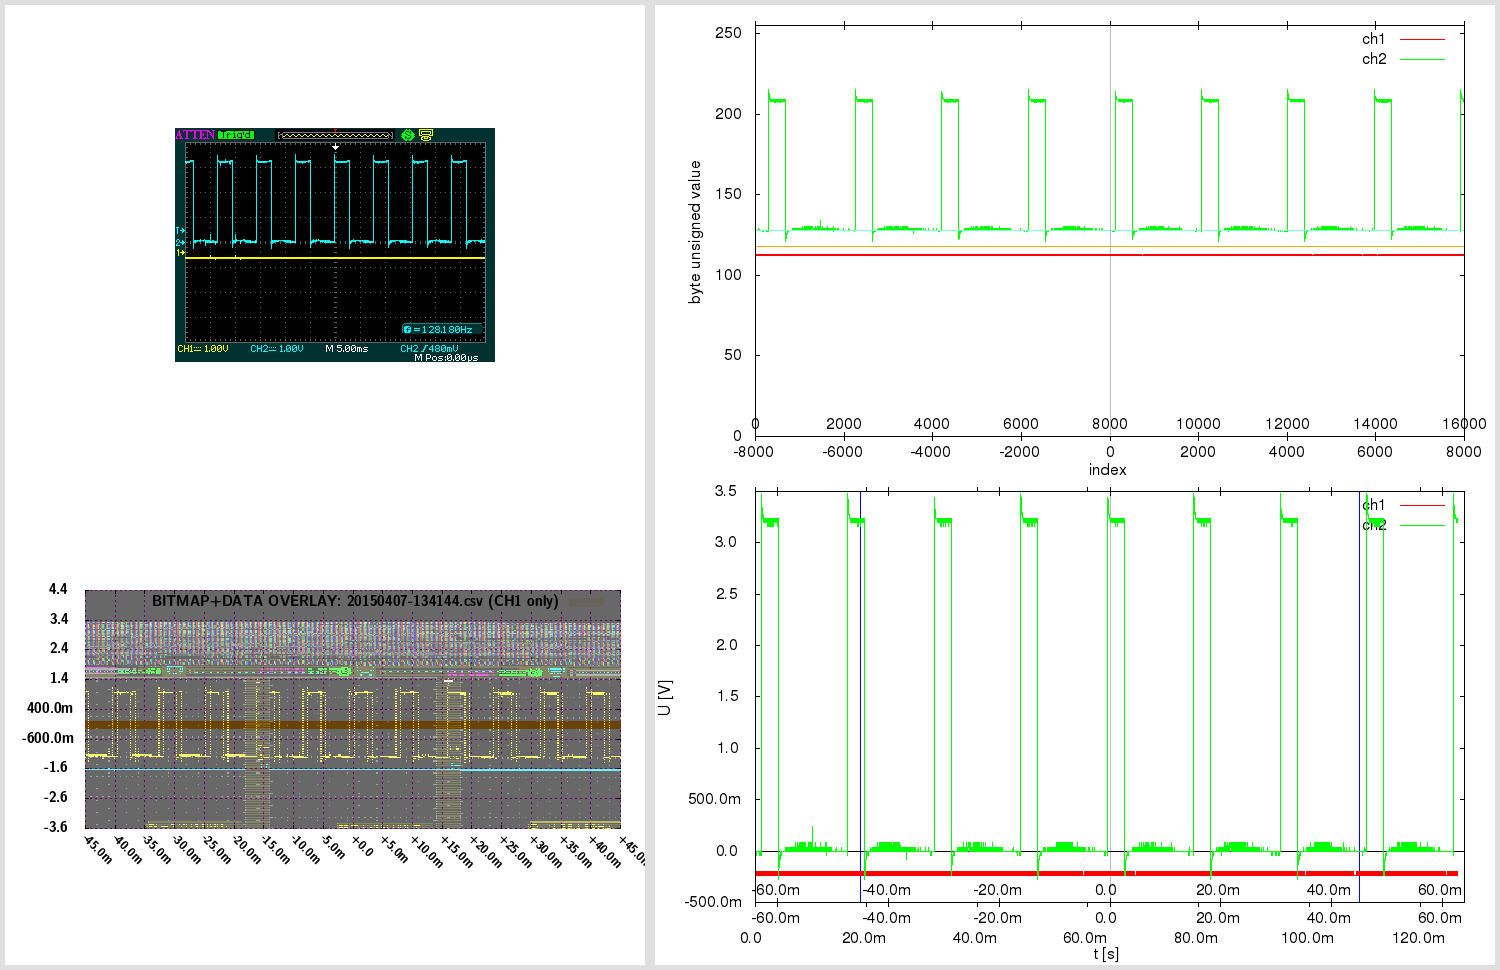

Write the gnuplot code that produced this figure.

# 20150407-134144.gnuplot [generated by /home/warreee/attenload/adsparse-wave.pl]
# single gnuplot file, with two potentially independent scripts
# generates three plots: one based on integer, other based on real (SI) values
# and one bitmap overlay - and then montages them using ImageMagick

# attengrab .csv can just be centered (over t)
# -> the x=0 (t=0) will correspond to scope center
# (but .DAV/.CSV will also need extra sample alignment)

# in Linux, to see available fonts, do:
# fc-list --verbose | grep 'fullname:' | less
# the two fonts used here:
# LMSansDemiCond10-Regular or "Latin Modern Sans Demi Cond"; and Helvetica
# Helvetica doesn't even get reported on my system:
# $ fc-list --verbose | grep 'fullname:' | grep -i 'Helvetica\|Demi Cond'
#	fullname: "LM Sans Demi Cond 10 Regular"(s) "LMSansDemiCond10-Regular"(s)


print "Gnuplotting..."

## "master settings" (shared between both parts of script)

# line color - specified by linestyles
set style line 1 linetype 1 linecolor rgb "red"
set style line 2 linetype 1 linecolor rgb "green"
set style line 3 linetype 1 linecolor rgb "orange"
set style line 4 linetype 1 linecolor rgb "aquamarine"
set style line 5 linetype -1 linecolor rgb "black"
set style line 6 linetype -1 linecolor rgb "gray"
set style line 7 linetype 1 linecolor rgb "blue"


# VARIABLES ########### ########### ###########

fnbase="20150407-134144"
fn_bmp = fnbase . ".bmp"
fn_pngr = fnbase . "_r.png"
fn_pngi = fnbase . "_i.png"
fn_pngov = fnbase . "_ov.png"
fn_pngt = fnbase . "_tmp.png"
fn_pngo = fnbase . ".png"

# scope screen(shot) properties
tdiv = 0.005          # T/DIV (50e-9)
toffs = 0        # time offset (scope) (200e-9)
vdiv1 = 1        # V/DIV CH1 (500e-3)
vdiv2 = 1         # V/DIV CH2 (50e-3)
voffs1 = -0.4         # volt offset CH1 (-1.5)
voffs2 = 0       # volt offset CH2 (100e-3)
sampintp  = 8e-06    # (500e-12)
sampintf  = 1/sampintp
sratacqf  = 125000      # (250e6)
sratacqp  = 1/sratacqf
#osf = 1.0    # oversample factor (multiplies .CSV and .DAV time domain) # unused here
adsFactor = 1.28

# (edges of current capture and divisions)
scope_hdiv=18
scope_vdiv=8
# enforce floating point (see below)
scope_trange = scope_hdiv*tdiv*1.0    # (900e-9)
scope_left=toffs-(scope_trange/2)     # (-250e-9)
scope_right=toffs+(scope_trange/2)    # (650e-9)
scope_bottom=-voffs1-(scope_vdiv*vdiv1/2) # -500e-3
scope_top=-voffs1+(scope_vdiv*vdiv1/2)    # 3.5

totalch1Vspan=scope_vdiv*vdiv1
totalch2Vspan=scope_vdiv*vdiv2
ch1Vcoeff = adsFactor*totalch1Vspan/(2**8)
ch2Vcoeff = adsFactor*totalch2Vspan/(2**8)

voffs1int = voffs1/ch1Vcoeff  # -10
voffs2int = voffs2/ch2Vcoeff  # 0

acsv_fn = fnbase . '.csv' # '20130020-013902.csv' # from attenload tmp_wav
acsz=16000         # tmp_wav/.csv size (900)
fts=8e-06         # final timestep (sampling period)
# here scope_trange could be 18*1, with acsz 16000;
# if as integer, 18/16000 would be 0 - enforce floating point
# above enforcing scope_trange to float doesn't work,
# must again here:
tdivp = 1.0*scope_trange/acsz   # sampling rate, based on scope range and numsamples in tmp (1ns)
tdivf = 1/tdivp             # freq based on that sampling rate

# just in case - not needed usually:
triglevel=480e-3
trigholdoff=100e-9

toffsamp = toffs/fts		# 0
# time finetune offset - int (samples) (depends on range)
tfoi = -164


#### extract bitmap from .png, if .bmp not present
# was -crop 480x234+10+10; now -crop 480x234+95+128

cmdstr = 'if (! test -f "'.fn_bmp.'") ; then \
  echo -n "'.fn_bmp.' not found .. " ; \
  if [ -f "'.fn_pngo.'" ] ; then \
    echo -n "'.fn_pngo.' found - extracting" ; \
    convert -crop 480x234+95+128 "'.fn_pngo.'" "'.fn_bmp.'" ; \
  else \
    echo -n "'.fn_pngo.' not found - cannot extract" ; \
  fi ; \
else \
  echo -n "'.fn_bmp.' found - using that" ; \
fi; echo'

#print cmdstr
# note - since cmdstr above uses double quotes,
# must use single quotes for bash here!:
print system("bash -c '". cmdstr ."' 2>&1")


##################################
###### plot directly with unsigned byte data

set terminal png size 840,480
set termoption enhanced
set termoption font "Helvetica, 12"

set output fn_pngi
set datafile separator ","

# set axis label
set xlabel "index" offset 0.0,0.8
set ylabel "byte unsigned value" offset 1.0,0.0


# horizontal line as functions
zeroline(x)=128
ch1offs(x)=128+voffs1int # (-10)
ch2offs(x)=128+voffs2int # (0)

# vertical line - headless arrow
# "y" scope axis in middle:
ymI = acsz/2
set arrow from ymI,0 to ymI,255 nohead ls 5
# time offset:
toI = ymI - toffs/fts
set arrow from toI,0 to toI,255 nohead ls 6


# must use multiplot here, to have two x-axes
# and thus, must set lmargin, so both graphs match

set size 1.0,0.9      # 0.1/2 = 0.05
set bmargin 0
set lmargin 10
set yrange [0:255] # 8-bit


set multiplot

set origin 0,0.1
set xrange [0:acsz]
set xtics in
set xtics offset 0,graph 0.08
plot \
  zeroline(x) with lines notitle ls 5,\
  acsv_fn using 1:2 with lines title "ch1" ls 1, \
  "" using 1:3 with lines title "ch2" ls 2, \
  ch1offs(x) with lines notitle ls 3, \
  ch2offs(x) with lines notitle ls 4

unset arrow # if big offset, line from prev. can 'leak' in next at diff place, so reset

set origin 0,0.1
set xtics out
set xtics offset 0,graph 0.02
set xrange [-acsz/2:acsz/2-1]
#set xtics nomirror 500
set noytics
set noylabel
unset xlabel # set xlabel ""
set border 1
plot 0 notitle

set nomultiplot


### reset previous settings
#unset border # no work for default
set border    # Draw default borders:
set ytics
unset yrange


##################################
###### plot with converted real SI units

# reset # resets set style line!

set terminal png size 840,480
set termoption enhanced
set termoption font "Helvetica, 12"

set output fn_pngr
set datafile separator ","

# set axis label
set xlabel "t [s]" offset 0.0,0.1
set ylabel "U [V]" offset 1.0,0.0

# axis tics format
set format y "%.1s%c"
set format x "%.1s%c"


# horizontal line as functions
zerolineR(x)=0
# don't show real offsets; they could be way off depending on V/DIV
#ch1offsR(x)=0+(-0.4)
#ch2offsR(x)=0+(0)

# "y" scope axis in middle (the +1 added to ymI so it snaps at 0):
ymR=(ymI+1)*fts
set arrow from ymR,graph 0 to ymR,graph 1 nohead ls 5
# time offset:
toR=toI*fts
set arrow from toR,graph 0 to toR,graph 1 nohead ls 6
# indicate scope range here too
set arrow from scope_left+toR,graph 0 to scope_left+toR,graph 1 nohead ls 7
set arrow from scope_right+toR,graph 0 to scope_right+toR,graph 1 nohead ls 7


# must use multiplot here, to have two x-axes
# and thus, must set lmargin, so both graphs match

set size 1.0,0.9      # 0.1/2 = 0.05
set bmargin 0
set lmargin 10
set yrange [] writeback # since we don't set explicity, must save autorange
set autoscale y

set multiplot

set origin 0,0.13
set xrange [0:acsz*fts]
set xtics out
set xtics offset 0,graph -0.03
plot \
  zerolineR(x) with lines notitle ls 5,\
  acsv_fn using ($4+tfoi*fts):5 with lines title "ch1" ls 1, \
  "" using ($4+tfoi*fts):6 with lines title "ch2" ls 2

set yrange restore # this saves the found yrange after `plot`
unset arrow # if big offset, line from prev. can 'leak' in next at diff place, so reset

set origin 0,0.13
set xtics out
set xtics offset 0,graph 0.02
set xrange [(-acsz/2)*fts:(acsz/2-1)*fts]
set noytics
set noylabel
unset xlabel # set xlabel ""
set border 1
plot GPVAL_Y_MIN notitle

set origin 0,0.13
set xtics in
set xtics offset 0,graph 0.08
# wrong to put xrange [scope_left:scope_right] here;
# as [scope_left:scope_right] could be a snippet,
# and this graph shows entire capture!
# simply move the previous scale for toffset
toRR=(acsz/2.)*fts-toR
set xrange [(-acsz/2)*fts+toRR:(acsz/2-1)*fts+toRR]
set noytics
set noylabel
unset xlabel # set xlabel ""
set border 1
plot GPVAL_Y_MIN notitle

set nomultiplot


##################################
###### plot with bitmap and data overlay

# here 840,480 remains as output png size,
# even if not set explicitly; also, make
# the height smaller - so can have gravity North in montage

set terminal png truecolor size 640,305 # size 840,480
set termoption enhanced
myfont="LMSansDemiCond10-Regular"   # LMSansDemiCond10-Regular or "Latin Modern Sans Demi Cond"
# cannot do concatenation direct in termoption line, so in separate string
myfontb="".myfont.", 12"
set termoption font myfontb

set output fn_pngov
set datafile separator ","


set autoscale
unset xtics
unset ytics
unset border
unset arrow # delete all arrows
unset object # (hopefully) delete objects?

set xrange [scope_left:scope_right]
xticstep=(scope_right-scope_left)/scope_hdiv
set xtics in scope_left,xticstep,scope_right scale 1
set yrange [scope_bottom:scope_top]
yticstep=(scope_top-scope_bottom)/scope_vdiv
set ytics in scope_bottom,yticstep,scope_top scale 1
set grid xtics ytics back linecolor rgb "magenta"
# right is only gnuplot 4.6 - without it ok w/ 4.4
#set xtics rotate by -45 offset 2.5,-1.50 right format "%+.1s%c" font myfont.',10'
set xtics rotate by -45 offset 0.0,0.0 format "%+.1s%c" font myfont.',10'
set key noenhanced

# dimensions of scope screenshot bitmap
bmp_w=480
bmp_h=234

# alpha bmp transparency [0:255]
bmp_alpha = 150
# boxes fillstyle transparent solid 0.10
box_transp = (1.-(acsz/16384.))*0.9 + 0.10

# plot string for data in transparent bitmap:
plot1au = "(($0-acsz/2.+tfoi)*fts+toffs):($5)"

# bmp_w=480 bmp_h=234 ; inside 451x201+15+14
# on plot: scope_left:scope_right and scope_bottom:scope_top!
# (so toffset is built in!)

bdx = scope_trange/(451.0-1)  # [s/pixel] /451: 1.99557e-09 vs 2.000e-9 manually
bdy = totalch1Vspan/(201.0-1) # [V/pixel] /201: 0.0199005 vs 0.02005 manually
bofx = -((scope_trange/2.0)-toffs+(15.0+0)*bdx) #-15.0*bdx # -2.8e-7
bofy = -((totalch1Vspan/2.0)+voffs1+(14.0+5)*bdy) #-14.0*bdy # -0.88

# seems `boxes fillstyle transparent solid 0.40` makes some seethroughs
# or something with bmp alpha overlay; but even without, all the same?
# because the red + blue (somehow inverted) creates a gray.. better green or orange

_plot_str = "zerolineR(x) with lines notitle ls 1,\
acsv_fn \
  using ".plot1au." with boxes fillstyle transparent solid box_transp noborder linestyle 3\
  title 'BITMAP+DATA OVERLAY: '.acsv_fn.' (CH1 only)',\
fn_bmp \
  binary array=(bmp_w,bmp_h) skip=54 format='%uchar' \
  dx=bdx dy=bdy origin=(bofx,bofy) \
  using 1:2:3:(bmp_alpha) \
  with rgbalpha t ''"

# seems actual plot in screenshot bitmap (480 × 234)
#  is at: 451x201+15+14; aspect ratio 201/451 = 0.445676
set size ratio 0.445676

eval("plot " . _plot_str)




##################################
###### montage commands

# used to be in attengrab; now here
# call ImageMagick montage via system
# and montage in `gnuplot` (easier to separate)

print "Montaging images..."
# this works in ImageMagick 6.6.2-6, but not in 6.5.7-8
#      '.fn_pngov.' -gravity Center -extent x480  \#
# must spec -extent 640x480 for 6.5

cmdstr = 'montage \
  <(montage \
    <(convert \
      '.fn_bmp.' -gravity Center -crop 640x480-10+0! -flatten  \
      bmp:-) \
    <(convert \
      '.fn_pngov.' -gravity Center -extent 640x480  \
      bmp:-) \
  -tile 1x -geometry +0+0  \
  bmp:-) \
  <(montage \
    '.fn_pngi.' \
    '.fn_pngr.' \
  -tile 1x -geometry +0+0  \
  bmp:-) \
-geometry +0+0 -border 5 \
'.fn_pngo

print cmdstr
print system('bash -c "'. cmdstr .'" 2>&1')

print "Deleting temp files ..."

delcmd = "rm"

# leave the bitmap for now
# actually, let attengrab handle it - since
# it may need to be re-taken!
# #cmdstr = delcmd ." ". fn_bmp
# #print cmdstr . "  " . system(cmdstr . " 2>&1")

cmdstr = delcmd ." ". fn_pngr
print cmdstr . "  " . system(cmdstr . " 2>&1")

cmdstr = delcmd ." ". fn_pngi
print cmdstr . "  " . system(cmdstr . " 2>&1")

cmdstr = delcmd ." ". fn_pngov
print cmdstr . "  " . system(cmdstr . " 2>&1")




# note:
# set terminal png size 840,480 # size defaults to 640x480 px
# set terminal pdf size 10,3 # size defaults to 5x3 in
# enhanced text: set termoption enhanced

# vertical line - headless arrow
# need ymin and ymax; gnuplot gives them only after plot -
# - and even then they do not correspond to end ticks
# - and even then, cannot get the arrow to show, after the second `plot`
# .. nor can I edit it anyhow; it must run before the first `plot`
# so instead of that, position y coordinates relative to graph (0 to 1)
#set arrow 1 from graph 0.5,0 to graph 0.5,1 nohead ls 5

# in multiplot, yrange should be after the size command
# note: xrange could be 2250 or 450
# so leave it to autoscale here? will be accurate since it's integer index...
# now set explicitly by script # below in multiplot

# axis tics format
# for engineering notation - 'help format specifiers':
# "A 'scientific' power is one such that the exponent is a multiple of three."

# print "Montaging images..."

# "The 'tile' size is then set to the largest dimentions
# of all the resized images, and the size actually specified."
# "by removing the 'size' component, non of the images will
# be resized, and the 'tile' size will be set to the largest
# dimensions of all the images given"
# not so simple: http://unix.stackexchange.com/questions/4046/
# can be done in one command with bash subprocess pipes (bash only)
# was: .fn_bmp.' -gravity NorthWest ; fn_pngov.' -gravity North
# can pad with -gravity Center -extent 640x480;
# but also with crop! -flatten - there have offset too!
# -geometry +2+2 can also mess up the last -border 5 !

# bmp scale worked for:
# bmp_w=480 bmp_h=234 ; inside 451x201+15+14
# tdiv = 5e-08,  toffs = 2e-07,  vdiv1 = 0.5,   voffs1 = -1.5,
# dx=2.000e-9 dy=0.02005 origin=(-2.8e-7,-0.88) for
# tspan = 18*tdiv = 18*5e-08 = 9e-07s
# vspan1 = 8*vdiv1 = 8*0.5 = 4V
# tspan/451 = 9e-07/451 = 1.99557e-09 s/pixel
# vspan1/201 = 4/201 = 0.0199005 V/pixel
# bdx=tspan/(451-1) = '9e-07/(451-1)' = 2e-09
# bdy=vspan1/(201-1) = '4/(201-1)' = 0.02
# 15*bdx = 15*2e-9 = 3e-08
# 14*bdy = 14*0.02 = 0.28
# 15*1.99557e-09 = 2.99335e-08
# 14*0.0199005 = 0.278607
